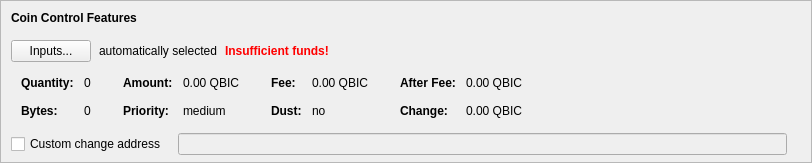
    <widget class="QFrame" name="frameCoinControl">
     <property name="sizePolicy">
      <sizepolicy hsizetype="Expanding" vsizetype="Expanding">
       <horstretch>0</horstretch>
       <verstretch>0</verstretch>
      </sizepolicy>
     </property>
     <property name="maximumSize">
      <size>
       <width>16777215</width>
       <height>16777215</height>
      </size>
     </property>
     <property name="frameShape">
      <enum>QFrame::StyledPanel</enum>
     </property>
     <property name="frameShadow">
      <enum>QFrame::Sunken</enum>
     </property>
     <layout class="QVBoxLayout" name="verticalLayoutCoinControl2">
      <property name="spacing">
       <number>0</number>
      </property>
      <property name="leftMargin">
       <number>0</number>
      </property>
      <property name="topMargin">
       <number>0</number>
      </property>
      <property name="rightMargin">
       <number>0</number>
      </property>
      <property name="bottomMargin">
       <number>6</number>
      </property>
      <item>
       <layout class="QVBoxLayout" name="verticalLayoutCoinControl" stretch="0,0,0,0,1">
        <property name="spacing">
         <number>0</number>
        </property>
        <property name="leftMargin">
         <number>10</number>
        </property>
        <property name="topMargin">
         <number>10</number>
        </property>
        <item>
         <layout class="QHBoxLayout" name="horizontalLayoutCoinControl1">
          <property name="bottomMargin">
           <number>15</number>
          </property>
          <item>
           <widget class="QLabel" name="labelCoinControlFeatures">
            <property name="sizePolicy">
             <sizepolicy hsizetype="Preferred" vsizetype="Maximum">
              <horstretch>0</horstretch>
              <verstretch>0</verstretch>
             </sizepolicy>
            </property>
            <property name="font">
             <font>
              <weight>75</weight>
              <bold>true</bold>
             </font>
            </property>
            <property name="styleSheet">
             <string notr="true">font-weight:bold;</string>
            </property>
            <property name="text">
             <string>Coin Control Features</string>
            </property>
           </widget>
          </item>
         </layout>
        </item>
        <item>
         <layout class="QHBoxLayout" name="horizontalLayoutCoinControl2" stretch="0,0,0,0">
          <property name="spacing">
           <number>8</number>
          </property>
          <property name="bottomMargin">
           <number>10</number>
          </property>
          <item>
           <widget class="QPushButton" name="pushButtonCoinControl">
            <property name="styleSheet">
             <string notr="true"/>
            </property>
            <property name="text">
             <string>Inputs...</string>
            </property>
            <property name="autoDefault">
             <bool>false</bool>
            </property>
           </widget>
          </item>
          <item>
           <widget class="QLabel" name="labelCoinControlAutomaticallySelected">
            <property name="text">
             <string>automatically selected</string>
            </property>
            <property name="margin">
             <number>5</number>
            </property>
           </widget>
          </item>
          <item>
           <widget class="QLabel" name="labelCoinControlInsuffFunds">
            <property name="font">
             <font>
              <weight>75</weight>
              <bold>true</bold>
             </font>
            </property>
            <property name="styleSheet">
             <string notr="true">color:red;font-weight:bold;</string>
            </property>
            <property name="text">
             <string>Insufficient funds!</string>
            </property>
            <property name="margin">
             <number>5</number>
            </property>
           </widget>
          </item>
          <item>
           <spacer name="horizontalSpacerCoinControl">
            <property name="orientation">
             <enum>Qt::Horizontal</enum>
            </property>
            <property name="sizeHint" stdset="0">
             <size>
              <width>40</width>
              <height>1</height>
             </size>
            </property>
           </spacer>
          </item>
         </layout>
        </item>
        <item>
         <widget class="QWidget" name="widgetCoinControl" native="true">
          <property name="sizePolicy">
           <sizepolicy hsizetype="Preferred" vsizetype="Preferred">
            <horstretch>0</horstretch>
            <verstretch>0</verstretch>
           </sizepolicy>
          </property>
          <property name="minimumSize">
           <size>
            <width>0</width>
            <height>0</height>
           </size>
          </property>
          <property name="styleSheet">
           <string notr="true"/>
          </property>
          <layout class="QHBoxLayout" name="horizontalLayoutCoinControl5">
           <property name="leftMargin">
            <number>0</number>
           </property>
           <property name="topMargin">
            <number>0</number>
           </property>
           <property name="rightMargin">
            <number>0</number>
           </property>
           <property name="bottomMargin">
            <number>0</number>
           </property>
           <item>
            <layout class="QHBoxLayout" name="horizontalLayoutCoinControl3" stretch="0,0,0,1">
             <property name="spacing">
              <number>20</number>
             </property>
             <property name="topMargin">
              <number>0</number>
             </property>
             <property name="bottomMargin">
              <number>10</number>
             </property>
             <item>
              <layout class="QFormLayout" name="formLayoutCoinControl1">
               <property name="horizontalSpacing">
                <number>10</number>
               </property>
               <property name="verticalSpacing">
                <number>14</number>
               </property>
               <property name="leftMargin">
                <number>10</number>
               </property>
               <property name="topMargin">
                <number>4</number>
               </property>
               <property name="rightMargin">
                <number>6</number>
               </property>
               <item row="0" column="0">
                <widget class="QLabel" name="labelCoinControlQuantityText">
                 <property name="font">
                  <font>
                   <weight>75</weight>
                   <bold>true</bold>
                  </font>
                 </property>
                 <property name="text">
                  <string>Quantity:</string>
                 </property>
                 <property name="margin">
                  <number>0</number>
                 </property>
                </widget>
               </item>
               <item row="0" column="1">
                <widget class="QLabel" name="labelCoinControlQuantity">
                 <property name="cursor">
                  <cursorShape>IBeamCursor</cursorShape>
                 </property>
                 <property name="contextMenuPolicy">
                  <enum>Qt::ActionsContextMenu</enum>
                 </property>
                 <property name="text">
                  <string notr="true">0</string>
                 </property>
                 <property name="margin">
                  <number>0</number>
                 </property>
                 <property name="textInteractionFlags">
                  <set>Qt::LinksAccessibleByMouse|Qt::TextSelectableByKeyboard|Qt::TextSelectableByMouse</set>
                 </property>
                </widget>
               </item>
               <item row="1" column="0">
                <widget class="QLabel" name="labelCoinControlBytesText">
                 <property name="font">
                  <font>
                   <weight>75</weight>
                   <bold>true</bold>
                  </font>
                 </property>
                 <property name="text">
                  <string>Bytes:</string>
                 </property>
                </widget>
               </item>
               <item row="1" column="1">
                <widget class="QLabel" name="labelCoinControlBytes">
                 <property name="cursor">
                  <cursorShape>IBeamCursor</cursorShape>
                 </property>
                 <property name="contextMenuPolicy">
                  <enum>Qt::ActionsContextMenu</enum>
                 </property>
                 <property name="text">
                  <string notr="true">0</string>
                 </property>
                 <property name="textInteractionFlags">
                  <set>Qt::LinksAccessibleByMouse|Qt::TextSelectableByKeyboard|Qt::TextSelectableByMouse</set>
                 </property>
                </widget>
               </item>
              </layout>
             </item>
             <item>
              <layout class="QFormLayout" name="formLayoutCoinControl2">
               <property name="horizontalSpacing">
                <number>10</number>
               </property>
               <property name="verticalSpacing">
                <number>14</number>
               </property>
               <property name="leftMargin">
                <number>6</number>
               </property>
               <property name="topMargin">
                <number>4</number>
               </property>
               <property name="rightMargin">
                <number>6</number>
               </property>
               <item row="0" column="0">
                <widget class="QLabel" name="labelCoinControlAmountText">
                 <property name="font">
                  <font>
                   <weight>75</weight>
                   <bold>true</bold>
                  </font>
                 </property>
                 <property name="text">
                  <string>Amount:</string>
                 </property>
                 <property name="margin">
                  <number>0</number>
                 </property>
                </widget>
               </item>
               <item row="0" column="1">
                <widget class="QLabel" name="labelCoinControlAmount">
                 <property name="cursor">
                  <cursorShape>IBeamCursor</cursorShape>
                 </property>
                 <property name="contextMenuPolicy">
                  <enum>Qt::ActionsContextMenu</enum>
                 </property>
                 <property name="text">
                  <string notr="true">0.00 QBIC</string>
                 </property>
                 <property name="textInteractionFlags">
                  <set>Qt::LinksAccessibleByMouse|Qt::TextSelectableByKeyboard|Qt::TextSelectableByMouse</set>
                 </property>
                </widget>
               </item>
               <item row="1" column="0">
                <widget class="QLabel" name="labelCoinControlPriorityText">
                 <property name="font">
                  <font>
                   <weight>75</weight>
                   <bold>true</bold>
                  </font>
                 </property>
                 <property name="text">
                  <string>Priority:</string>
                 </property>
                </widget>
               </item>
               <item row="1" column="1">
                <widget class="QLabel" name="labelCoinControlPriority">
                 <property name="cursor">
                  <cursorShape>IBeamCursor</cursorShape>
                 </property>
                 <property name="contextMenuPolicy">
                  <enum>Qt::ActionsContextMenu</enum>
                 </property>
                 <property name="text">
                  <string>medium</string>
                 </property>
                 <property name="textInteractionFlags">
                  <set>Qt::LinksAccessibleByMouse|Qt::TextSelectableByKeyboard|Qt::TextSelectableByMouse</set>
                 </property>
                </widget>
               </item>
              </layout>
             </item>
             <item>
              <layout class="QFormLayout" name="formLayoutCoinControl3">
               <property name="horizontalSpacing">
                <number>10</number>
               </property>
               <property name="verticalSpacing">
                <number>14</number>
               </property>
               <property name="leftMargin">
                <number>6</number>
               </property>
               <property name="topMargin">
                <number>4</number>
               </property>
               <property name="rightMargin">
                <number>6</number>
               </property>
               <item row="0" column="0">
                <widget class="QLabel" name="labelCoinControlFeeText">
                 <property name="font">
                  <font>
                   <weight>75</weight>
                   <bold>true</bold>
                  </font>
                 </property>
                 <property name="text">
                  <string>Fee:</string>
                 </property>
                 <property name="margin">
                  <number>0</number>
                 </property>
                </widget>
               </item>
               <item row="0" column="1">
                <widget class="QLabel" name="labelCoinControlFee">
                 <property name="cursor">
                  <cursorShape>IBeamCursor</cursorShape>
                 </property>
                 <property name="contextMenuPolicy">
                  <enum>Qt::ActionsContextMenu</enum>
                 </property>
                 <property name="text">
                  <string notr="true">0.00 QBIC</string>
                 </property>
                 <property name="textInteractionFlags">
                  <set>Qt::LinksAccessibleByMouse|Qt::TextSelectableByKeyboard|Qt::TextSelectableByMouse</set>
                 </property>
                </widget>
               </item>
               <item row="1" column="0">
                <widget class="QLabel" name="labelCoinControlLowOutputText">
                 <property name="font">
                  <font>
                   <weight>75</weight>
                   <bold>true</bold>
                  </font>
                 </property>
                 <property name="text">
                  <string>Dust:</string>
                 </property>
                </widget>
               </item>
               <item row="1" column="1">
                <widget class="QLabel" name="labelCoinControlLowOutput">
                 <property name="cursor">
                  <cursorShape>IBeamCursor</cursorShape>
                 </property>
                 <property name="contextMenuPolicy">
                  <enum>Qt::ActionsContextMenu</enum>
                 </property>
                 <property name="text">
                  <string>no</string>
                 </property>
                 <property name="textInteractionFlags">
                  <set>Qt::LinksAccessibleByMouse|Qt::TextSelectableByKeyboard|Qt::TextSelectableByMouse</set>
                 </property>
                </widget>
               </item>
              </layout>
             </item>
             <item>
              <layout class="QFormLayout" name="formLayoutCoinControl4">
               <property name="horizontalSpacing">
                <number>10</number>
               </property>
               <property name="verticalSpacing">
                <number>14</number>
               </property>
               <property name="leftMargin">
                <number>6</number>
               </property>
               <property name="topMargin">
                <number>4</number>
               </property>
               <property name="rightMargin">
                <number>6</number>
               </property>
               <item row="0" column="0">
                <widget class="QLabel" name="labelCoinControlAfterFeeText">
                 <property name="font">
                  <font>
                   <weight>75</weight>
                   <bold>true</bold>
                  </font>
                 </property>
                 <property name="text">
                  <string>After Fee:</string>
                 </property>
                 <property name="margin">
                  <number>0</number>
                 </property>
                </widget>
               </item>
               <item row="0" column="1">
                <widget class="QLabel" name="labelCoinControlAfterFee">
                 <property name="cursor">
                  <cursorShape>IBeamCursor</cursorShape>
                 </property>
                 <property name="contextMenuPolicy">
                  <enum>Qt::ActionsContextMenu</enum>
                 </property>
                 <property name="text">
                  <string notr="true">0.00 QBIC</string>
                 </property>
                 <property name="textInteractionFlags">
                  <set>Qt::LinksAccessibleByMouse|Qt::TextSelectableByKeyboard|Qt::TextSelectableByMouse</set>
                 </property>
                </widget>
               </item>
               <item row="1" column="0">
                <widget class="QLabel" name="labelCoinControlChangeText">
                 <property name="font">
                  <font>
                   <weight>75</weight>
                   <bold>true</bold>
                  </font>
                 </property>
                 <property name="text">
                  <string>Change:</string>
                 </property>
                </widget>
               </item>
               <item row="1" column="1">
                <widget class="QLabel" name="labelCoinControlChange">
                 <property name="cursor">
                  <cursorShape>IBeamCursor</cursorShape>
                 </property>
                 <property name="contextMenuPolicy">
                  <enum>Qt::ActionsContextMenu</enum>
                 </property>
                 <property name="text">
                  <string notr="true">0.00 QBIC</string>
                 </property>
                 <property name="textInteractionFlags">
                  <set>Qt::LinksAccessibleByMouse|Qt::TextSelectableByKeyboard|Qt::TextSelectableByMouse</set>
                 </property>
                </widget>
               </item>
              </layout>
             </item>
            </layout>
           </item>
          </layout>
         </widget>
        </item>
        <item>
         <layout class="QHBoxLayout" name="horizontalLayoutCoinControl4" stretch="0,0,0">
          <property name="spacing">
           <number>12</number>
          </property>
          <property name="sizeConstraint">
           <enum>QLayout::SetDefaultConstraint</enum>
          </property>
          <property name="topMargin">
           <number>5</number>
          </property>
          <property name="rightMargin">
           <number>5</number>
          </property>
          <item>
           <widget class="QCheckBox" name="checkBoxCoinControlChange">
            <property name="toolTip">
             <string>If this is activated, but the change address is empty or invalid, change will be sent to a newly generated address.</string>
            </property>
            <property name="text">
             <string>Custom change address</string>
            </property>
           </widget>
          </item>
          <item>
           <widget class="QValidatedLineEdit" name="lineEditCoinControlChange">
            <property name="enabled">
             <bool>false</bool>
            </property>
            <property name="sizePolicy">
             <sizepolicy hsizetype="Expanding" vsizetype="Fixed">
              <horstretch>0</horstretch>
              <verstretch>0</verstretch>
             </sizepolicy>
            </property>
           </widget>
          </item>
          <item>
           <widget class="QLabel" name="labelCoinControlChangeLabel">
            <property name="sizePolicy">
             <sizepolicy hsizetype="Preferred" vsizetype="Expanding">
              <horstretch>0</horstretch>
              <verstretch>0</verstretch>
             </sizepolicy>
            </property>
            <property name="minimumSize">
             <size>
              <width>0</width>
              <height>0</height>
             </size>
            </property>
            <property name="text">
             <string/>
            </property>
            <property name="margin">
             <number>3</number>
            </property>
           </widget>
          </item>
         </layout>
        </item>
        <item>
         <spacer name="verticalSpacerCoinControl">
          <property name="orientation">
           <enum>Qt::Vertical</enum>
          </property>
          <property name="sizeHint" stdset="0">
           <size>
            <width>800</width>
            <height>1</height>
           </size>
          </property>
         </spacer>
        </item>
       </layout>
      </item>
     </layout>
    </widget>
